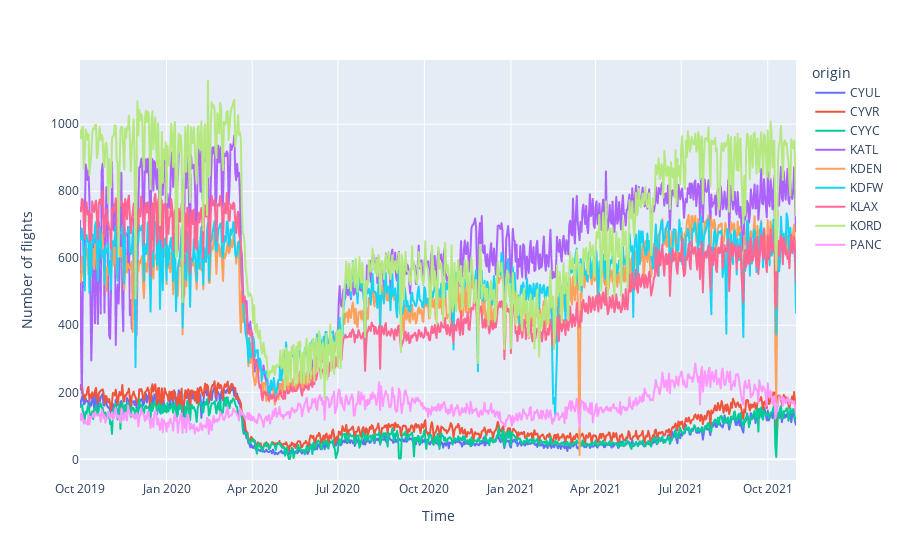

Notebook code for this chart:
### Code cell
fig = px.line(df_group , x="day", y="callsign", color="origin")
fig.update_xaxes(title={'text': 'Time'})
fig.update_yaxes(title={'text': 'Number of flights'})
fig.show()

### Figure 1 — Plotly figure (JSON) as saved in the notebook; plotly's stock layout.template omitted (floating-point values rounded to 4 significant figures; data arrays with more than 128 entries replaced by an {"elided": "..."} marker saying what was removed)
{"data": [{"hovertemplate": "origin=CYUL<br>day=%{x}<br>callsign=%{y}<extra></extra>", "legendgroup": "CYUL", "line": {"color": "#636efa", "dash": "solid"}, "marker": {"symbol": "circle"}, "mode": "lines", "name": "CYUL", "showlegend": true, "type": "scattergl", "x": {"elided": "757 str values"}, "xaxis": "x", "y": {"elided": "757 int values"}, "yaxis": "y"}, {"hovertemplate": "origin=CYVR<br>day=%{x}<br>callsign=%{y}<extra></extra>", "legendgroup": "CYVR", "line": {"color": "#EF553B", "dash": "solid"}, "marker": {"symbol": "circle"}, "mode": "lines", "name": "CYVR", "showlegend": true, "type": "scattergl", "x": {"elided": "757 str values"}, "xaxis": "x", "y": {"elided": "757 int values"}, "yaxis": "y"}, {"hovertemplate": "origin=CYYC<br>day=%{x}<br>callsign=%{y}<extra></extra>", "legendgroup": "CYYC", "line": {"color": "#00cc96", "dash": "solid"}, "marker": {"symbol": "circle"}, "mode": "lines", "name": "CYYC", "showlegend": true, "type": "scattergl", "x": {"elided": "756 str values"}, "xaxis": "x", "y": {"elided": "756 int values"}, "yaxis": "y"}, {"hovertemplate": "origin=KATL<br>day=%{x}<br>callsign=%{y}<extra></extra>", "legendgroup": "KATL", "line": {"color": "#ab63fa", "dash": "solid"}, "marker": {"symbol": "circle"}, "mode": "lines", "name": "KATL", "showlegend": true, "type": "scattergl", "x": {"elided": "757 str values"}, "xaxis": "x", "y": {"elided": "757 int values"}, "yaxis": "y"}, {"hovertemplate": "origin=KDEN<br>day=%{x}<br>callsign=%{y}<extra></extra>", "legendgroup": "KDEN", "line": {"color": "#FFA15A", "dash": "solid"}, "marker": {"symbol": "circle"}, "mode": "lines", "name": "KDEN", "showlegend": true, "type": "scattergl", "x": {"elided": "757 str values"}, "xaxis": "x", "y": {"elided": "757 int values"}, "yaxis": "y"}, {"hovertemplate": "origin=KDFW<br>day=%{x}<br>callsign=%{y}<extra></extra>", "legendgroup": "KDFW", "line": {"color": "#19d3f3", "dash": "solid"}, "marker": {"symbol": "circle"}, "mode": "lines", "name": "KDFW", "showlegend": true, "type": "scattergl", "x": {"elided": "757 str values"}, "xaxis": "x", "y": {"elided": "757 int values"}, "yaxis": "y"}, {"hovertemplate": "origin=KLAX<br>day=%{x}<br>callsign=%{y}<extra></extra>", "legendgroup": "KLAX", "line": {"color": "#FF6692", "dash": "solid"}, "marker": {"symbol": "circle"}, "mode": "lines", "name": "KLAX", "showlegend": true, "type": "scattergl", "x": {"elided": "757 str values"}, "xaxis": "x", "y": {"elided": "757 int values"}, "yaxis": "y"}, {"hovertemplate": "origin=KORD<br>day=%{x}<br>callsign=%{y}<extra></extra>", "legendgroup": "KORD", "line": {"color": "#B6E880", "dash": "solid"}, "marker": {"symbol": "circle"}, "mode": "lines", "name": "KORD", "showlegend": true, "type": "scattergl", "x": {"elided": "757 str values"}, "xaxis": "x", "y": {"elided": "757 int values"}, "yaxis": "y"}, {"hovertemplate": "origin=PANC<br>day=%{x}<br>callsign=%{y}<extra></extra>", "legendgroup": "PANC", "line": {"color": "#FF97FF", "dash": "solid"}, "marker": {"symbol": "circle"}, "mode": "lines", "name": "PANC", "showlegend": true, "type": "scattergl", "x": {"elided": "757 str values"}, "xaxis": "x", "y": {"elided": "757 int values"}, "yaxis": "y"}], "layout": {"legend": {"title": {"text": "origin"}, "tracegroupgap": 0}, "margin": {"t": 60}, "xaxis": {"anchor": "y", "domain": [0, 1], "title": {"text": "Time"}}, "yaxis": {"anchor": "x", "domain": [0, 1], "title": {"text": "Number of flights"}}}}
